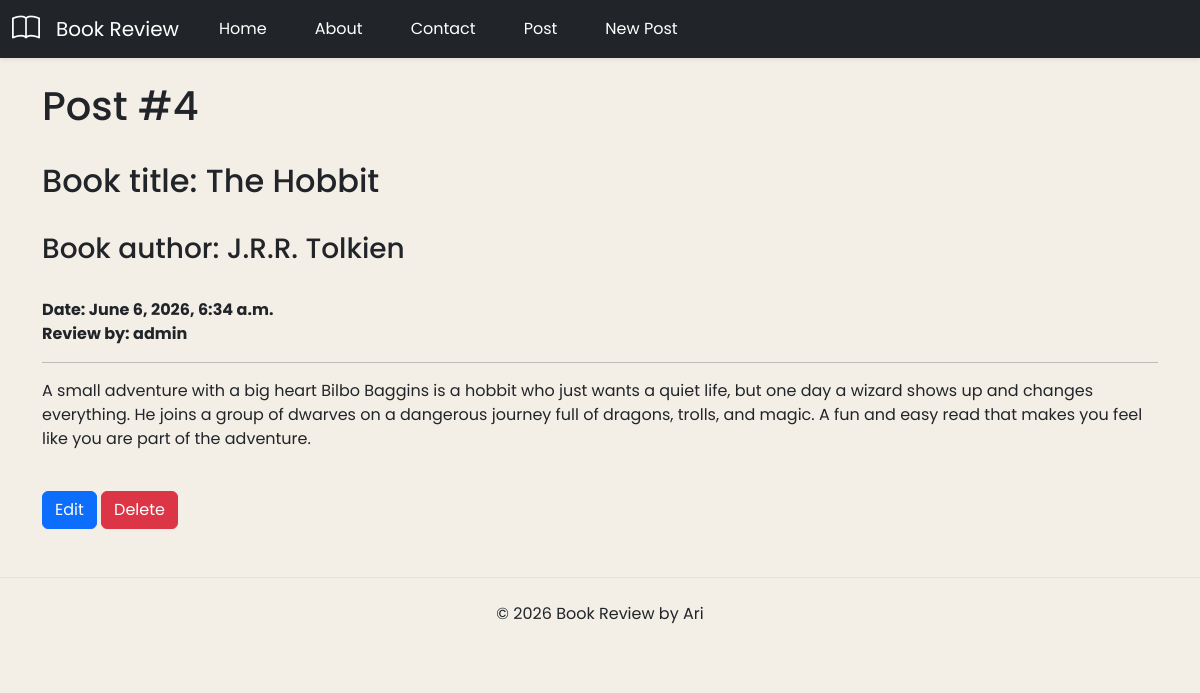
Screenshot of /post/detail/4/ with the database file from the repository.
### posts/models.py (models this page shows, shortened)
class Post(models.Model):
    title = models.CharField(max_length=100) #string
    subtitle = models.CharField(max_length=100) #string
    body = models.TextField() #string
    created_on = models.DateTimeField(auto_now_add=True) #datetime
    author = models.ForeignKey(
        get_user_model(),
        on_delete=models.CASCADE,
    )#string / object

### posts/views.py (the view)
# urls.py: path("detail/<int:pk>/", PostDetailView.as_view(), name="post_detail"),
class PostDetailView(DetailView): #GET request ->Single Object
    template_name = "detail.html"
    model = Post
    context_object_name = "single_post"

### templates/detail.html (shortened to what this page needs)
{% extends 'base.html' %}
{% load static %}
{% block css %}
    <link rel="stylesheet" href="{% static 'css/list.css' %}">
{% endblock %}
{% block content %}
    <h1>Post #{{single_post.id}}</h1><br/>
    <h2>Book title: {{single_post.title}}</h2><br/>
    <h3>Book author: {{single_post.subtitle}}</h3><br/>
    <span><strong>Date: {{ single_post.created_on}}</strong></span><br/>
    <span><strong>Review by: {{ single_post.author }}</strong></span>
    <hr/>
    <p>{{ single_post.body }}</p>
    <br/>
    <a href="{% url 'post_edit' single_post.id %}" class="btn btn-primary">Edit</a>
    <a href="{% url 'post_delete' single_post.id %}" class="btn btn-danger">Delete</a>
{% endblock %}

### static/css/list.css (style rules this page uses)
body { background-color: #f4efe6; font-family: 'Poppins', sans-serif; }

### rows the page displays
Post: id "4", title "The Hobbit", subtitle "J.R.R. Tolkien", created_on "June 6, 2026, 6:34 a.m.", author "admin", body "A small adventure with a big heart Bilbo Baggins is a hobbit who just wants a quiet life, but one day a wizard shows up and changes everything. He joins a group of dwarves on a dangerous journey full of dragons, trolls, and magic. A fun and easy read that makes you feel like you are part of the adventure."
